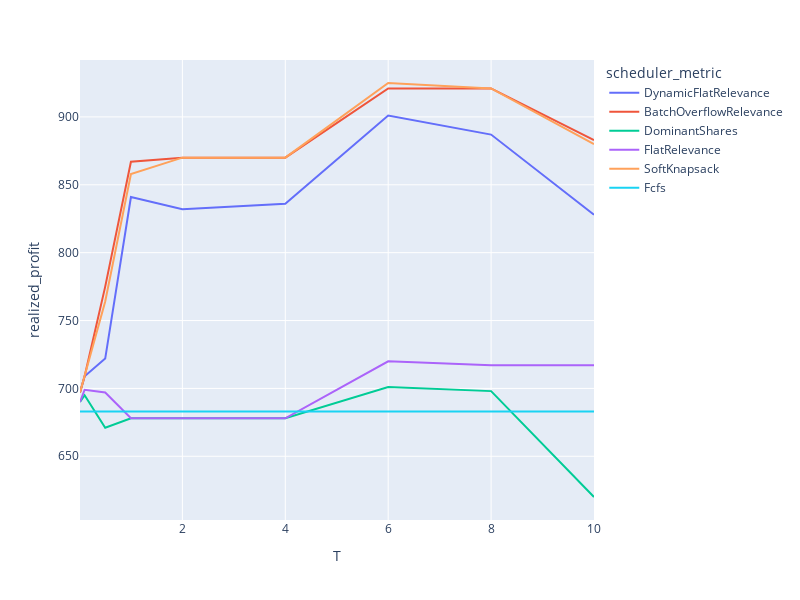

The notebook cell this image was saved under:
### Code cell
# Older version with 100 mean tasks, no initial blocks, smaller profits.
rdf = load_ray_experiment(Path("/home/pierre/privacypacking/logs/ray/run_and_report_2021-12-09_15-35-44"))


# Unlocked, 500 mean tasks, running on C2 (mixed curves online.py)
# rdf = load_ray_experiment(Path("/home/pierre/privacypacking/logs/ray/run_and_report_2021-12-10_03-35-42")) # incomplete (crashed)
# rdf = load_ray_experiment(Path("/home/pierre/privacypacking/logs/ray/run_and_report_2021-12-10_13-46-19"))


px.line(
    rdf.query("T <= 10").sort_values("T"),
    x="T",
    y="realized_profit",
    color="scheduler_metric",
    # log_x=True,
    width=800,
    height=600,
    # range_y=[0,1_000],
    # range_y=[0,25_000],
    # title="Number of allocated tasks depending on the scheduling step size<br><sup>Online mixed curves, 20 blocks, no initial blocks, 100 tasks per block on average, lifetime = 5 blocks</sup>"
)

### Figure 1 — Plotly figure (JSON) as saved in the notebook; plotly's stock layout.template omitted (floating-point values rounded to 4 significant figures)
{"data": [{"hovertemplate": "scheduler_metric=DynamicFlatRelevance<br>T=%{x}<br>realized_profit=%{y}<extra></extra>", "legendgroup": "DynamicFlatRelevance", "line": {"color": "#636efa", "dash": "solid"}, "marker": {"symbol": "circle"}, "mode": "lines", "name": "DynamicFlatRelevance", "orientation": "v", "showlegend": true, "type": "scatter", "x": [0.01, 0.1, 0.5, 1, 2, 4, 6, 8, 10], "xaxis": "x", "y": [697, 709, 722, 841, 832, 836, 901, 887, 828], "yaxis": "y"}, {"hovertemplate": "scheduler_metric=BatchOverflowRelevance<br>T=%{x}<br>realized_profit=%{y}<extra></extra>", "legendgroup": "BatchOverflowRelevance", "line": {"color": "#EF553B", "dash": "solid"}, "marker": {"symbol": "circle"}, "mode": "lines", "name": "BatchOverflowRelevance", "orientation": "v", "showlegend": true, "type": "scatter", "x": [0.01, 0.1, 0.5, 1, 2, 4, 6, 8, 10], "xaxis": "x", "y": [697, 709, 775, 867, 870, 870, 921, 921, 883], "yaxis": "y"}, {"hovertemplate": "scheduler_metric=DominantShares<br>T=%{x}<br>realized_profit=%{y}<extra></extra>", "legendgroup": "DominantShares", "line": {"color": "#00cc96", "dash": "solid"}, "marker": {"symbol": "circle"}, "mode": "lines", "name": "DominantShares", "orientation": "v", "showlegend": true, "type": "scatter", "x": [0.01, 0.1, 0.5, 1, 2, 4, 6, 8, 10], "xaxis": "x", "y": [690, 695, 671, 678, 678, 678, 701, 698, 620], "yaxis": "y"}, {"hovertemplate": "scheduler_metric=FlatRelevance<br>T=%{x}<br>realized_profit=%{y}<extra></extra>", "legendgroup": "FlatRelevance", "line": {"color": "#ab63fa", "dash": "solid"}, "marker": {"symbol": "circle"}, "mode": "lines", "name": "FlatRelevance", "orientation": "v", "showlegend": true, "type": "scatter", "x": [0.01, 0.1, 0.5, 1, 2, 4, 6, 8, 10], "xaxis": "x", "y": [690, 699, 697, 678, 678, 678, 720, 717, 717], "yaxis": "y"}, {"hovertemplate": "scheduler_metric=SoftKnapsack<br>T=%{x}<br>realized_profit=%{y}<extra></extra>", "legendgroup": "SoftKnapsack", "line": {"color": "#FFA15A", "dash": "solid"}, "marker": {"symbol": "circle"}, "mode": "lines", "name": "SoftKnapsack", "orientation": "v", "showlegend": true, "type": "scatter", "x": [0.01, 0.1, 0.5, 1, 2, 4, 6, 8, 10], "xaxis": "x", "y": [697, 709, 764, 858, 870, 870, 925, 921, 880], "yaxis": "y"}, {"hovertemplate": "scheduler_metric=Fcfs<br>T=%{x}<br>realized_profit=%{y}<extra></extra>", "legendgroup": "Fcfs", "line": {"color": "#19d3f3", "dash": "solid"}, "marker": {"symbol": "circle"}, "mode": "lines", "name": "Fcfs", "orientation": "v", "showlegend": true, "type": "scatter", "x": [0.01, 0.1, 0.5, 1, 2, 4, 6, 8, 10], "xaxis": "x", "y": [683, 683, 683, 683, 683, 683, 683, 683, 683], "yaxis": "y"}], "layout": {"height": 600, "legend": {"title": {"text": "scheduler_metric"}, "tracegroupgap": 0}, "margin": {"t": 60}, "width": 800, "xaxis": {"anchor": "y", "domain": [0, 1], "title": {"text": "T"}}, "yaxis": {"anchor": "x", "domain": [0, 1], "title": {"text": "realized_profit"}}}}
